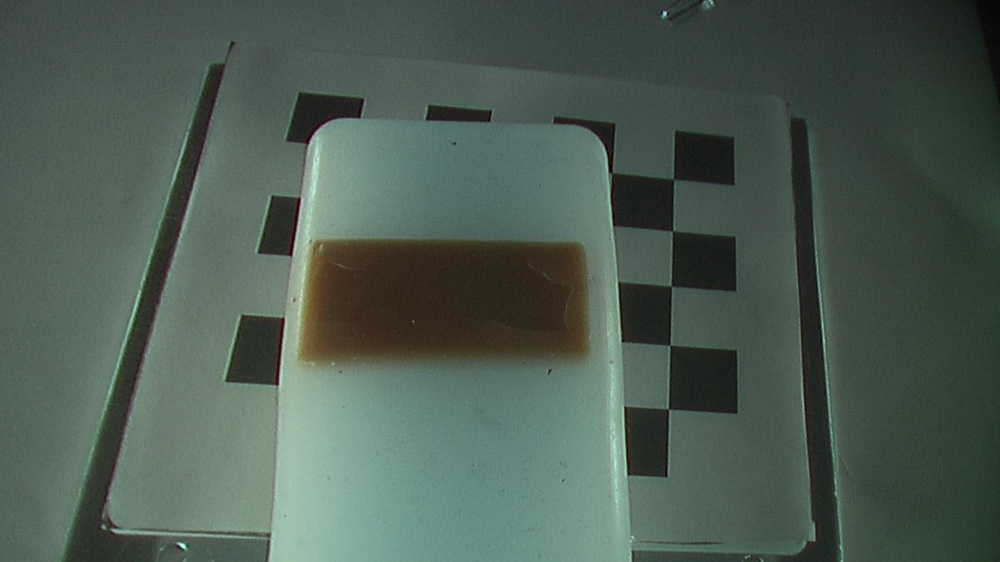
#> input picture calibration_data/left_checkerboard.jpg, 1000 x 562 px, shrunk from 1920 x 1080 before the run
$ python test.py --image calibration_data/left_checkerboard.jpg   (older library calls are emulated)
#> lines starting #> are read from the running program, lines starting #| are printed output that depends on the picture; after the words box and inside, x2 and y2 are one past the last pixel; in counts of white or black regions, pixels touching at a corner belong together
# import the necessary packages
import argparse
import imutils
import cv2

# construct the argument parse and parse the arguments
ap = argparse.ArgumentParser()
ap.add_argument("-i", "--image", required=True,
	help="path to the input image")
args = vars(ap.parse_args())

# load the image, convert it to grayscale, blur it slightly,
# and threshold it
image = cv2.imread(args["image"])
#> image is the input picture: shape (562, 1000, 3); mean B, G, R 82.1, 91.7, 76.5
gray = cv2.cvtColor(image, cv2.COLOR_BGR2GRAY)
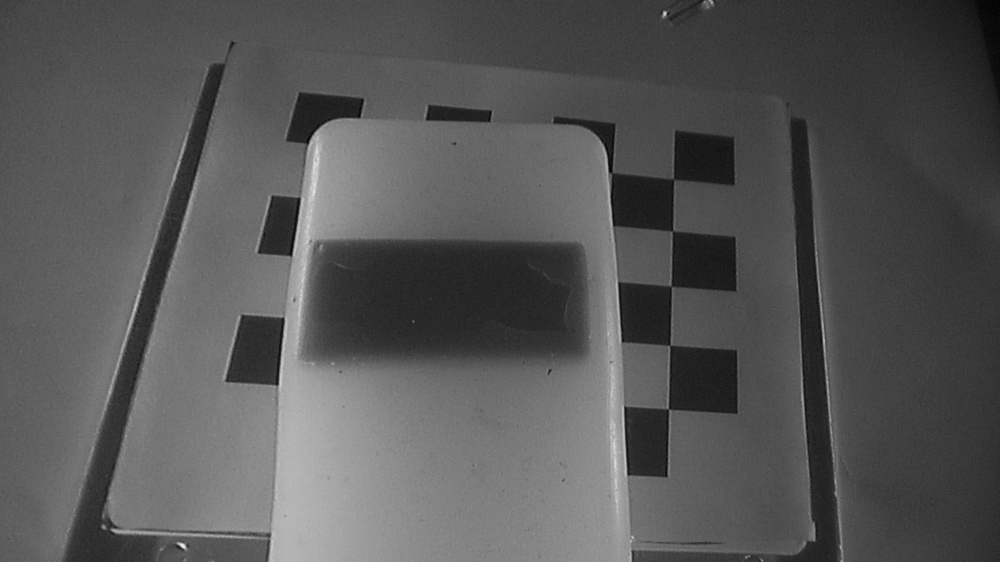
#> gray: shape (562, 1000); min 2, max 238, mean 86.1
blurred = cv2.GaussianBlur(gray, (5, 5), 0)
thresh = cv2.threshold(blurred, 60, 255, cv2.THRESH_BINARY)[1]
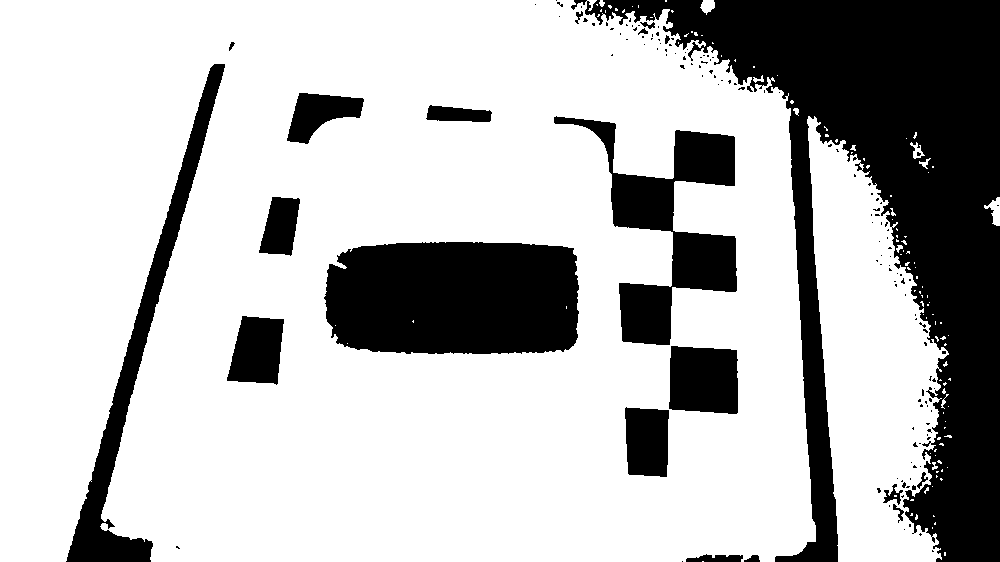
#> thresh: shape (562, 1000); 73.3% white; 146 black regions (126 under 20 px)

# find contours in the thresholded image
cnts = cv2.findContours(thresh.copy(), cv2.RETR_EXTERNAL,
	cv2.CHAIN_APPROX_SIMPLE)
#> cnts = 110 contours, 103 with area under 20; largest, box (x1, y1, x2, y2) and area: (0, 0, 816, 562) 426440, (807, 116, 949, 562) 37274, (984, 197, 1000, 226) 192, (700, 0, 715, 15) 129, (910, 142, 925, 159) 88, (919, 158, 931, 169) 28, (753, 75, 764, 83) 25
cnts = cnts[0] if imutils.is_cv2() else cnts[1]


# loop over the contours
for c in cnts:
	# compute the center of the contour
	M = cv2.moments(c)
	# print c, M
	# IPython.embed()

	cX = int(M["m10"] / M["m00"]) if M["m00"] != 0 else 0
	cY = int(M["m01"] / M["m00"]) if M["m00"] != 0 else 0

	#Remove contour that is not colored and circular
	# TODO

	# draw the contour and center of the shape on the image
	cv2.drawContours(image, [c], -1, (0, 255, 0), 2)
	cv2.circle(image, (cX, cY), 7, (255, 255, 255), -1)
	cv2.putText(image, "center", (cX - 20, cY - 20),
		cv2.FONT_HERSHEY_SIMPLEX, 0.5, (255, 255, 255), 2)

	# show the image
	cv2.imshow("Image", image)
	cv2.waitKey(0)
#> this loop made 110 passes
#> (c, cX, cY) on passes 1, 2, 3, 4, 5, 8, 10, 12, 13, 14, 15: ([[702, 561], [703, 561]], 0, 0), ([[944, 552], [944, 555], [945, 555], [945, 552]], 944, 553), ([[932, 527], [932, 528]], 0, 0), ([[935, 522], [934, 523], [934, 524], [935, 524]], 934, 523), ([[933, 515], [933, 516], [934, 516]], 933, 515), ([[911, 499], [910, 500], [913, 500], [913, 499]], 911, 499), ([[932, 486]], 0, 0), ([[936, 475], [936, 477], [937, 476]], 936, 476), ([[936, 471], [936, 472], [937, 472], [938, 471]], 936, 471), ([[942, 469], [941, 470], [941, 471], [942, 471]], 941, 470), ([[947, 467]], 0, 0)
#> (cX, cY) on passes 6, 7, 9, 11, 16, 17: (916, 516), (911, 514), (926, 489), (940, 478), (934, 465), (939, 461)
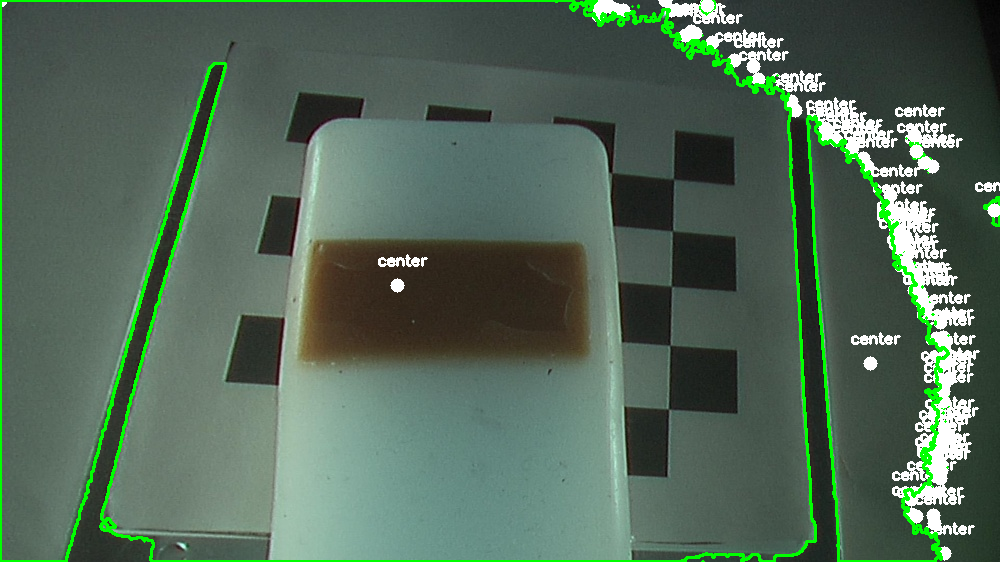
#> image: shape (562, 1000, 3); 6.74% of pixels changed, all inside (x1, y1, x2, y2) = (0, 0, 1000, 562)
